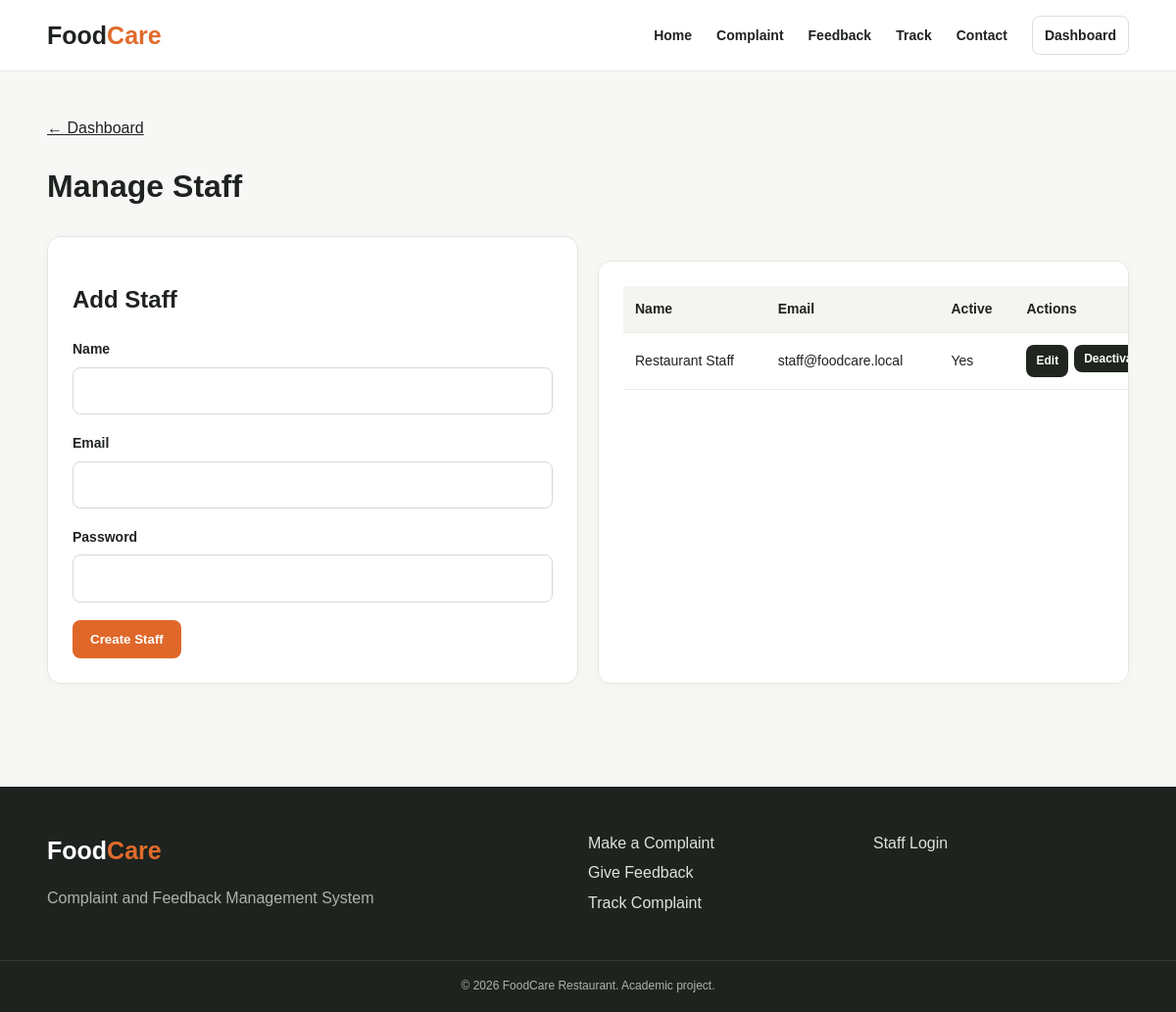
The page /admin/staff.php (signed in) on the database its author committed.
### tables this page shows
CREATE TABLE users (
    user_id INT AUTO_INCREMENT PRIMARY KEY,
    name VARCHAR(100) NOT NULL,
    email VARCHAR(150) NOT NULL UNIQUE,
    password VARCHAR(255) NOT NULL,
    role ENUM('admin','staff') NOT NULL DEFAULT 'staff',
    is_active TINYINT(1) NOT NULL DEFAULT 1,
    created_at TIMESTAMP DEFAULT CURRENT_TIMESTAMP
);

### includes/functions.php (called while the page is built, shortened)
<?php
function e($value) { return htmlspecialchars((string)$value, ENT_QUOTES, "UTF-8"); }
?>

### admin/staff.php (the view, shortened to what this page needs)
<?php require_once "../includes/auth.php"; require_admin();
$db=db(); $msg=""; $edit=null;
$staff=$db->query("SELECT user_id,name,email,is_active,created_at FROM users WHERE role='staff' ORDER BY created_at DESC")->fetchAll();
include "../includes/header.php"; ?>
<div class="dashboard container">
<a href="dashboard.php">← Dashboard</a>
<h1>Manage Staff</h1>
<div class="two-col">
    <form class="form-card" method="post">
        <h2><?= $edit ? "Edit Staff" : "Add Staff" ?></h2>
        <label>Name<input name="name" value="<?= $edit ? e($edit["name"]) : "" ?>" required></label>
        <label>Email<input type="email" name="email" value="<?= $edit ? e($edit["email"]) : "" ?>" required></label>
        <label><?= $edit ? "New Password (leave blank to keep current)" : "Password" ?>
            <input type="password" name="password" minlength="6" <?= $edit ? "" : "required" ?>>
        </label>
        <button class="btn btn-primary"><?= $edit ? "Save Changes" : "Create Staff" ?></button>
    </form>
    <div class="table-card">
        <table>
            <tr><th>Name</th><th>Email</th><th>Active</th><th>Actions</th></tr>
            <?php foreach($staff as $s): ?>
            <tr>
                <td><?= e($s["name"]) ?></td>
                <td><?= e($s["email"]) ?></td>
                <td><?= $s["is_active"]?"Yes":"No" ?></td>
                <td>
                    <div class="inline-form">
                        <a class="btn btn-small" href="staff.php?edit=<?= (int)$s["user_id"] ?>">Edit</a>
                        <form method="post" style="display:inline">
                            <button class="btn btn-small"><?= $s["is_active"] ? "Deactivate" : "Activate" ?></button>
                        </form>
                    </div>
                </td>
            </tr>
            <?php endforeach; ?>
        </table>
    </div>
</div>
</div>
<?php include "../includes/footer.php"; ?>

### css/style.css (style rules this page uses)
* { box-sizing:border-box }
body { margin:0;font-family:Arial,Helvetica,sans-serif;background:#f7f7f5;color:#1f2320;line-height:1.6 }
a { color:inherit }
.container { width:min(1120px,92%);margin:auto }
.btn { display:inline-block;padding:12px 18px;border:0;border-radius:8px;text-decoration:none;font-weight:700;cursor:pointer }
.btn-primary { background:#df6729;color:#fff }
.btn-small { padding:7px 10px;font-size:12px;background:#20251f;color:#fff }
.info-card,.form-card,.track-card,.table-card { background:#fff;border:1px solid #e5e5df;border-radius:14px;padding:25px;box-shadow:0 5px 20px #00000006 }
label { display:block;font-weight:700;font-size:14px }
input,select,textarea { display:block;width:100%;margin-top:7px;padding:12px;border:1px solid #d7d9d3;border-radius:8px;background:#fff;font:inherit }
.form-card>label { margin-bottom:18px }
.two-col { display:grid;grid-template-columns:1fr 1fr;gap:20px;margin:25px 0 }
.dashboard { padding:45px 0 80px }
.table-card { overflow:auto;margin-top:25px }
table { width:100%;border-collapse:collapse;min-width:650px }
th,td { text-align:left;padding:12px;border-bottom:1px solid #ecece7;font-size:14px }
th { background:#f4f4f0 }
.inline-form { display:flex;gap:6px }

### rows shown on the page
users: name "Restaurant Staff", email "staff@foodcare.local", is_active "Yes"
